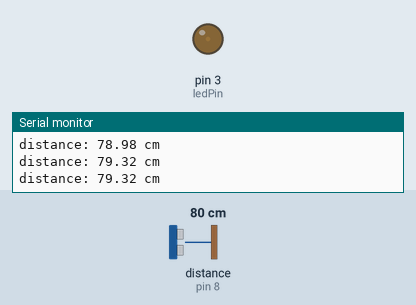
This sketch was run on a simulated Arduino Uno, built with avr-gcc and run on an emulated ATmega328P. Parts: output pins drawn as LEDs (lit = HIGH), the last lines printed to the serial monitor. Wiring (inferred from the names in the program): ultrasonic range finder: trigger pin 10; echo pin 8. The inputs (shaded band) are chosen by the test bench; at power-on: distance to the obstacle (sensor on pin 8) 80 cm. The echo pulse lasts 58.3 µs per cm; pins used as bus, display or sensor lines are not drawn.

Above: at 1.3 s.
1.4 s: distance to the obstacle (sensor on pin 8) set to 35 cm
At 2.7 s:
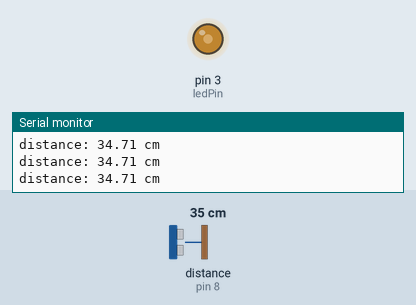
3.0 s: distance to the obstacle (sensor on pin 8) set to 120 cm
At 3.4 s:
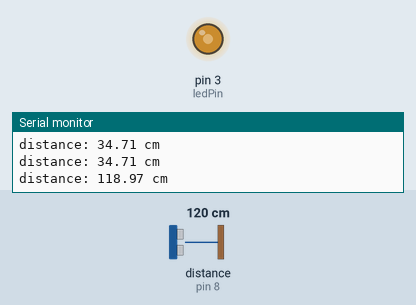
4.5 s: distance to the obstacle (sensor on pin 8) set to 60 cm
At 5.3 s:
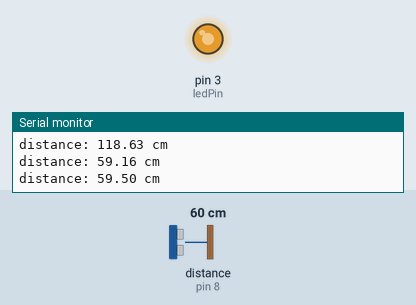
Timing chart, 0 to 7.5 s (numbered marks = the images above; inputs shaded):
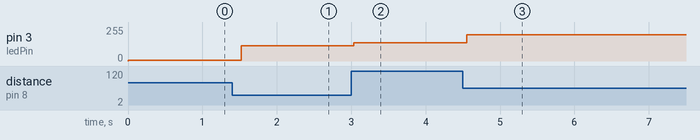

The sketch:

sketch_apr4a.ino
```cpp
int trigPin = 10;
int echoPin = 8;
int ledPin  = 3;

int ledBrightness = 0;

float duration_us, distance_cm;

void setup()
{
  Serial.begin (9600);

  pinMode(trigPin, OUTPUT);
  pinMode(echoPin, INPUT);
}

void loop()
{
  digitalWrite(trigPin, HIGH);
  delayMicroseconds(10);
  digitalWrite(trigPin, LOW);

  duration_us = pulseIn(echoPin, HIGH);
  distance_cm = 0.017 * duration_us;

  ledBrightness = map(distance_cm, 0, 15, 0, 50);

  analogWrite(ledPin, ledBrightness);

  Serial.print("distance: ");
  Serial.print(distance_cm);
  Serial.println(" cm");

  delay(500);
}
```

Measured:
- after the input at 1.4 s, pin 3 (ledPin): 7/255 → 113/255 after 0.12 s
- after the input at 3.0 s, pin 3 (ledPin): 113/255 → 137/255 at once
- after the input at 4.5 s, pin 3 (ledPin): 137/255 → 196/255 after 0.06 s
